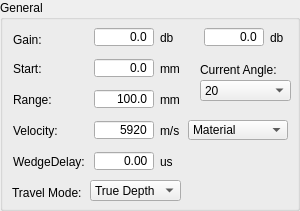
          <widget class="QGroupBox" name="BoxGeneral">
           <property name="geometry">
            <rect>
             <x>10</x>
             <y>10</y>
             <width>300</width>
             <height>211</height>
            </rect>
           </property>
           <property name="sizePolicy">
            <sizepolicy hsizetype="Expanding" vsizetype="Expanding">
             <horstretch>0</horstretch>
             <verstretch>0</verstretch>
            </sizepolicy>
           </property>
           <property name="minimumSize">
            <size>
             <width>270</width>
             <height>0</height>
            </size>
           </property>
           <property name="maximumSize">
            <size>
             <width>300</width>
             <height>16777215</height>
            </size>
           </property>
           <property name="title">
            <string>General</string>
           </property>
           <widget class="QLabel" name="LabelTravelMode">
            <property name="geometry">
             <rect>
              <x>12</x>
              <y>180</y>
              <width>81</width>
              <height>25</height>
             </rect>
            </property>
            <property name="text">
             <string>Travel Mode:</string>
            </property>
           </widget>
           <widget class="QComboBox" name="ComTravelMode">
            <property name="geometry">
             <rect>
              <x>90</x>
              <y>180</y>
              <width>91</width>
              <height>21</height>
             </rect>
            </property>
            <item>
             <property name="text">
              <string>True Depth</string>
             </property>
            </item>
            <item>
             <property name="text">
              <string>Half Path</string>
             </property>
            </item>
           </widget>
           <widget class="QLabel" name="LabelCurrentAngle">
            <property name="geometry">
             <rect>
              <x>200</x>
              <y>57</y>
              <width>81</width>
              <height>25</height>
             </rect>
            </property>
            <property name="text">
             <string>Current Angle:</string>
            </property>
           </widget>
           <widget class="QComboBox" name="ComCurrentAngle">
            <property name="geometry">
             <rect>
              <x>200</x>
              <y>80</y>
              <width>91</width>
              <height>21</height>
             </rect>
            </property>
            <item>
             <property name="text">
              <string>20</string>
             </property>
            </item>
            <item>
             <property name="text">
              <string>21</string>
             </property>
            </item>
            <item>
             <property name="text">
              <string>22</string>
             </property>
            </item>
           </widget>
           <widget class="QLabel" name="LabelRangeUnit">
            <property name="geometry">
             <rect>
              <x>160</x>
              <y>92</y>
              <width>22</width>
              <height>16</height>
             </rect>
            </property>
            <property name="text">
             <string>mm</string>
            </property>
           </widget>
           <widget class="QLabel" name="LabelStart">
            <property name="geometry">
             <rect>
              <x>13</x>
              <y>56</y>
              <width>75</width>
              <height>25</height>
             </rect>
            </property>
            <property name="sizePolicy">
             <sizepolicy hsizetype="Fixed" vsizetype="Fixed">
              <horstretch>0</horstretch>
              <verstretch>0</verstretch>
             </sizepolicy>
            </property>
            <property name="minimumSize">
             <size>
              <width>75</width>
              <height>25</height>
             </size>
            </property>
            <property name="text">
             <string>Start:</string>
            </property>
           </widget>
           <widget class="QDoubleSpinBox" name="ValueRange">
            <property name="geometry">
             <rect>
              <x>94</x>
              <y>89</y>
              <width>60</width>
              <height>20</height>
             </rect>
            </property>
            <property name="sizePolicy">
             <sizepolicy hsizetype="Fixed" vsizetype="Fixed">
              <horstretch>0</horstretch>
              <verstretch>0</verstretch>
             </sizepolicy>
            </property>
            <property name="minimumSize">
             <size>
              <width>60</width>
              <height>20</height>
             </size>
            </property>
            <property name="maximumSize">
             <size>
              <width>60</width>
              <height>20</height>
             </size>
            </property>
            <property name="alignment">
             <set>Qt::AlignRight|Qt::AlignTrailing|Qt::AlignVCenter</set>
            </property>
            <property name="buttonSymbols">
             <enum>QAbstractSpinBox::NoButtons</enum>
            </property>
            <property name="decimals">
             <number>1</number>
            </property>
            <property name="minimum">
             <double>1.000000000000000</double>
            </property>
            <property name="maximum">
             <double>5000.000000000000000</double>
            </property>
            <property name="singleStep">
             <double>1.000000000000000</double>
            </property>
            <property name="value">
             <double>100.000000000000000</double>
            </property>
           </widget>
           <widget class="QLabel" name="LabelGain">
            <property name="geometry">
             <rect>
              <x>13</x>
              <y>27</y>
              <width>75</width>
              <height>25</height>
             </rect>
            </property>
            <property name="sizePolicy">
             <sizepolicy hsizetype="Fixed" vsizetype="Fixed">
              <horstretch>0</horstretch>
              <verstretch>0</verstretch>
             </sizepolicy>
            </property>
            <property name="minimumSize">
             <size>
              <width>75</width>
              <height>25</height>
             </size>
            </property>
            <property name="maximumSize">
             <size>
              <width>75</width>
              <height>20</height>
             </size>
            </property>
            <property name="text">
             <string>Gain:</string>
            </property>
           </widget>
           <widget class="QDoubleSpinBox" name="ValueGain">
            <property name="geometry">
             <rect>
              <x>94</x>
              <y>27</y>
              <width>60</width>
              <height>20</height>
             </rect>
            </property>
            <property name="sizePolicy">
             <sizepolicy hsizetype="Fixed" vsizetype="Fixed">
              <horstretch>0</horstretch>
              <verstretch>0</verstretch>
             </sizepolicy>
            </property>
            <property name="minimumSize">
             <size>
              <width>60</width>
              <height>20</height>
             </size>
            </property>
            <property name="maximumSize">
             <size>
              <width>60</width>
              <height>20</height>
             </size>
            </property>
            <property name="alignment">
             <set>Qt::AlignRight|Qt::AlignTrailing|Qt::AlignVCenter</set>
            </property>
            <property name="buttonSymbols">
             <enum>QAbstractSpinBox::NoButtons</enum>
            </property>
            <property name="decimals">
             <number>1</number>
            </property>
            <property name="maximum">
             <double>80.000000000000000</double>
            </property>
           </widget>
           <widget class="QLabel" name="LabelGainUnit">
            <property name="geometry">
             <rect>
              <x>160</x>
              <y>30</y>
              <width>16</width>
              <height>16</height>
             </rect>
            </property>
            <property name="text">
             <string>db</string>
            </property>
           </widget>
           <widget class="QDoubleSpinBox" name="ValueStart">
            <property name="geometry">
             <rect>
              <x>94</x>
              <y>58</y>
              <width>60</width>
              <height>20</height>
             </rect>
            </property>
            <property name="sizePolicy">
             <sizepolicy hsizetype="Fixed" vsizetype="Fixed">
              <horstretch>0</horstretch>
              <verstretch>0</verstretch>
             </sizepolicy>
            </property>
            <property name="minimumSize">
             <size>
              <width>60</width>
              <height>20</height>
             </size>
            </property>
            <property name="maximumSize">
             <size>
              <width>60</width>
              <height>20</height>
             </size>
            </property>
            <property name="alignment">
             <set>Qt::AlignRight|Qt::AlignTrailing|Qt::AlignVCenter</set>
            </property>
            <property name="buttonSymbols">
             <enum>QAbstractSpinBox::NoButtons</enum>
            </property>
            <property name="decimals">
             <number>1</number>
            </property>
            <property name="maximum">
             <double>5000.000000000000000</double>
            </property>
            <property name="singleStep">
             <double>1.000000000000000</double>
            </property>
           </widget>
           <widget class="QLabel" name="LabelStartUnit">
            <property name="geometry">
             <rect>
              <x>160</x>
              <y>61</y>
              <width>22</width>
              <height>16</height>
             </rect>
            </property>
            <property name="text">
             <string>mm</string>
            </property>
           </widget>
           <widget class="QLabel" name="LabelRange">
            <property name="geometry">
             <rect>
              <x>13</x>
              <y>87</y>
              <width>75</width>
              <height>25</height>
             </rect>
            </property>
            <property name="sizePolicy">
             <sizepolicy hsizetype="Fixed" vsizetype="Fixed">
              <horstretch>0</horstretch>
              <verstretch>0</verstretch>
             </sizepolicy>
            </property>
            <property name="minimumSize">
             <size>
              <width>75</width>
              <height>25</height>
             </size>
            </property>
            <property name="text">
             <string>Range:</string>
            </property>
           </widget>
           <widget class="QLabel" name="LabelVelocity">
            <property name="geometry">
             <rect>
              <x>13</x>
              <y>118</y>
              <width>75</width>
              <height>25</height>
             </rect>
            </property>
            <property name="sizePolicy">
             <sizepolicy hsizetype="Fixed" vsizetype="Fixed">
              <horstretch>0</horstretch>
              <verstretch>0</verstretch>
             </sizepolicy>
            </property>
            <property name="minimumSize">
             <size>
              <width>75</width>
              <height>25</height>
             </size>
            </property>
            <property name="text">
             <string>Velocity:</string>
            </property>
           </widget>
           <widget class="QDoubleSpinBox" name="ValueVelocity">
            <property name="geometry">
             <rect>
              <x>94</x>
              <y>120</y>
              <width>60</width>
              <height>20</height>
             </rect>
            </property>
            <property name="sizePolicy">
             <sizepolicy hsizetype="Fixed" vsizetype="Fixed">
              <horstretch>0</horstretch>
              <verstretch>0</verstretch>
             </sizepolicy>
            </property>
            <property name="minimumSize">
             <size>
              <width>60</width>
              <height>20</height>
             </size>
            </property>
            <property name="maximumSize">
             <size>
              <width>60</width>
              <height>20</height>
             </size>
            </property>
            <property name="alignment">
             <set>Qt::AlignRight|Qt::AlignTrailing|Qt::AlignVCenter</set>
            </property>
            <property name="buttonSymbols">
             <enum>QAbstractSpinBox::NoButtons</enum>
            </property>
            <property name="decimals">
             <number>0</number>
            </property>
            <property name="minimum">
             <double>0.000000000000000</double>
            </property>
            <property name="maximum">
             <double>50000.000000000000000</double>
            </property>
            <property name="singleStep">
             <double>100.000000000000000</double>
            </property>
            <property name="value">
             <double>5920.000000000000000</double>
            </property>
           </widget>
           <widget class="QLabel" name="LabelVelocityUnit">
            <property name="geometry">
             <rect>
              <x>160</x>
              <y>123</y>
              <width>21</width>
              <height>16</height>
             </rect>
            </property>
            <property name="sizePolicy">
             <sizepolicy hsizetype="Preferred" vsizetype="Preferred">
              <horstretch>0</horstretch>
              <verstretch>0</verstretch>
             </sizepolicy>
            </property>
            <property name="text">
             <string>m/s</string>
            </property>
           </widget>
           <widget class="QComboBox" name="ComVelocitySelection">
            <property name="geometry">
             <rect>
              <x>188</x>
              <y>120</y>
              <width>100</width>
              <height>20</height>
             </rect>
            </property>
            <property name="sizePolicy">
             <sizepolicy hsizetype="Minimum" vsizetype="Minimum">
              <horstretch>0</horstretch>
              <verstretch>0</verstretch>
             </sizepolicy>
            </property>
            <property name="minimumSize">
             <size>
              <width>100</width>
              <height>20</height>
             </size>
            </property>
            <property name="maximumSize">
             <size>
              <width>100</width>
              <height>20</height>
             </size>
            </property>
            <item>
             <property name="text">
              <string>Material</string>
             </property>
            </item>
            <item>
             <property name="text">
              <string>Longtitude 5920</string>
             </property>
            </item>
            <item>
             <property name="text">
              <string>Transverse 3230</string>
             </property>
            </item>
           </widget>
           <widget class="QLabel" name="LabelWedgeDelay">
            <property name="geometry">
             <rect>
              <x>13</x>
              <y>149</y>
              <width>75</width>
              <height>25</height>
             </rect>
            </property>
            <property name="sizePolicy">
             <sizepolicy hsizetype="Fixed" vsizetype="Fixed">
              <horstretch>0</horstretch>
              <verstretch>0</verstretch>
             </sizepolicy>
            </property>
            <property name="minimumSize">
             <size>
              <width>75</width>
              <height>25</height>
             </size>
            </property>
            <property name="text">
             <string>WedgeDelay:</string>
            </property>
           </widget>
           <widget class="QDoubleSpinBox" name="ValueWedgeDelay">
            <property name="geometry">
             <rect>
              <x>94</x>
              <y>151</y>
              <width>60</width>
              <height>20</height>
             </rect>
            </property>
            <property name="sizePolicy">
             <sizepolicy hsizetype="Fixed" vsizetype="Fixed">
              <horstretch>0</horstretch>
              <verstretch>0</verstretch>
             </sizepolicy>
            </property>
            <property name="minimumSize">
             <size>
              <width>60</width>
              <height>10</height>
             </size>
            </property>
            <property name="maximumSize">
             <size>
              <width>60</width>
              <height>20</height>
             </size>
            </property>
            <property name="alignment">
             <set>Qt::AlignRight|Qt::AlignTrailing|Qt::AlignVCenter</set>
            </property>
            <property name="buttonSymbols">
             <enum>QAbstractSpinBox::NoButtons</enum>
            </property>
            <property name="decimals">
             <number>2</number>
            </property>
           </widget>
           <widget class="QLabel" name="LabelWedgeDelayUnit">
            <property name="geometry">
             <rect>
              <x>160</x>
              <y>154</y>
              <width>16</width>
              <height>16</height>
             </rect>
            </property>
            <property name="text">
             <string>us</string>
            </property>
           </widget>
           <widget class="QLabel" name="LabelGainUnit_2">
            <property name="geometry">
             <rect>
              <x>270</x>
              <y>30</y>
              <width>16</width>
              <height>16</height>
             </rect>
            </property>
            <property name="text">
             <string>db</string>
            </property>
           </widget>
           <widget class="QDoubleSpinBox" name="ValueRefGain">
            <property name="geometry">
             <rect>
              <x>204</x>
              <y>27</y>
              <width>60</width>
              <height>20</height>
             </rect>
            </property>
            <property name="sizePolicy">
             <sizepolicy hsizetype="Fixed" vsizetype="Fixed">
              <horstretch>0</horstretch>
              <verstretch>0</verstretch>
             </sizepolicy>
            </property>
            <property name="minimumSize">
             <size>
              <width>60</width>
              <height>20</height>
             </size>
            </property>
            <property name="maximumSize">
             <size>
              <width>60</width>
              <height>20</height>
             </size>
            </property>
            <property name="alignment">
             <set>Qt::AlignRight|Qt::AlignTrailing|Qt::AlignVCenter</set>
            </property>
            <property name="buttonSymbols">
             <enum>QAbstractSpinBox::NoButtons</enum>
            </property>
            <property name="decimals">
             <number>1</number>
            </property>
            <property name="minimum">
             <double>-20.000000000000000</double>
            </property>
            <property name="maximum">
             <double>20.000000000000000</double>
            </property>
           </widget>
          </widget>
